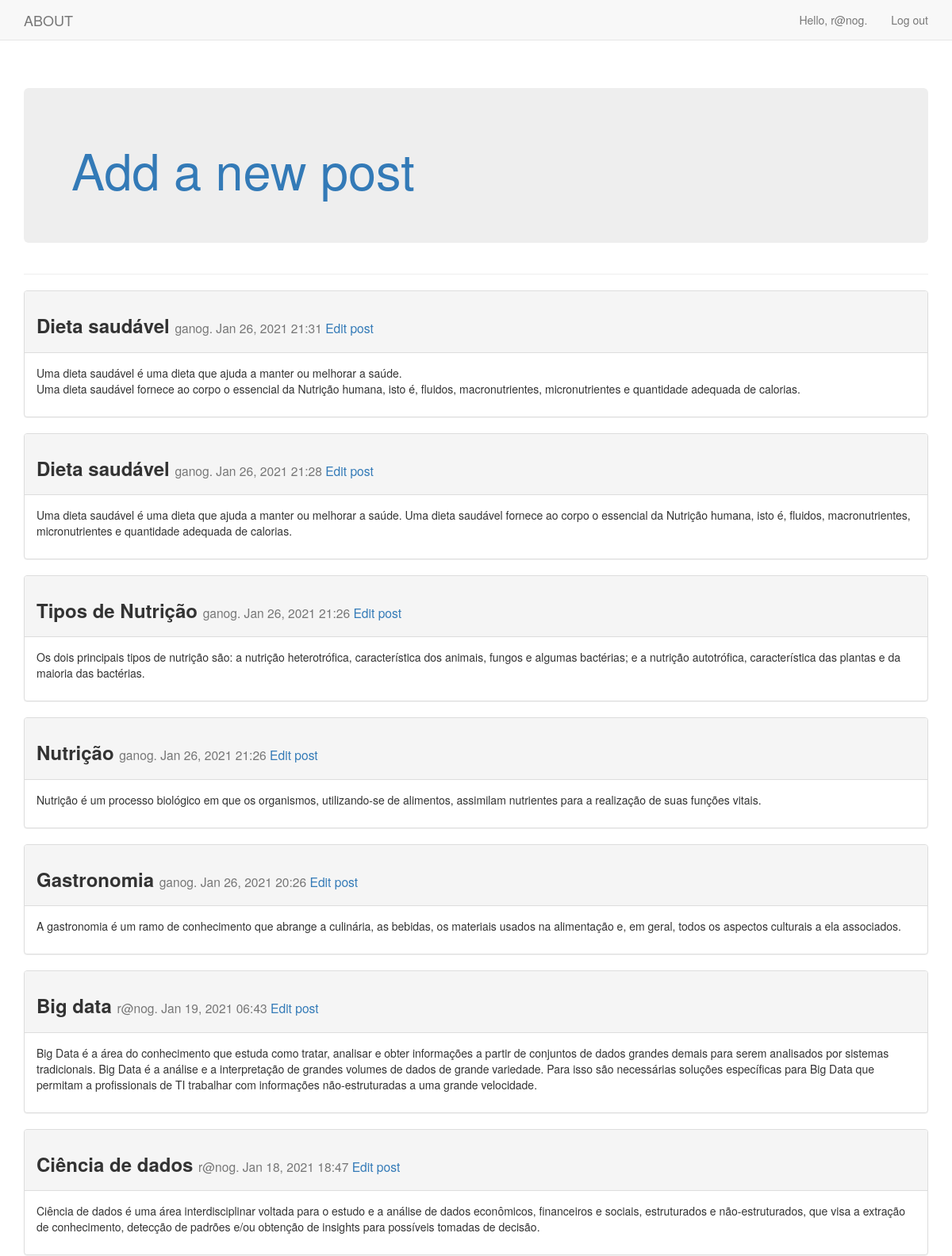
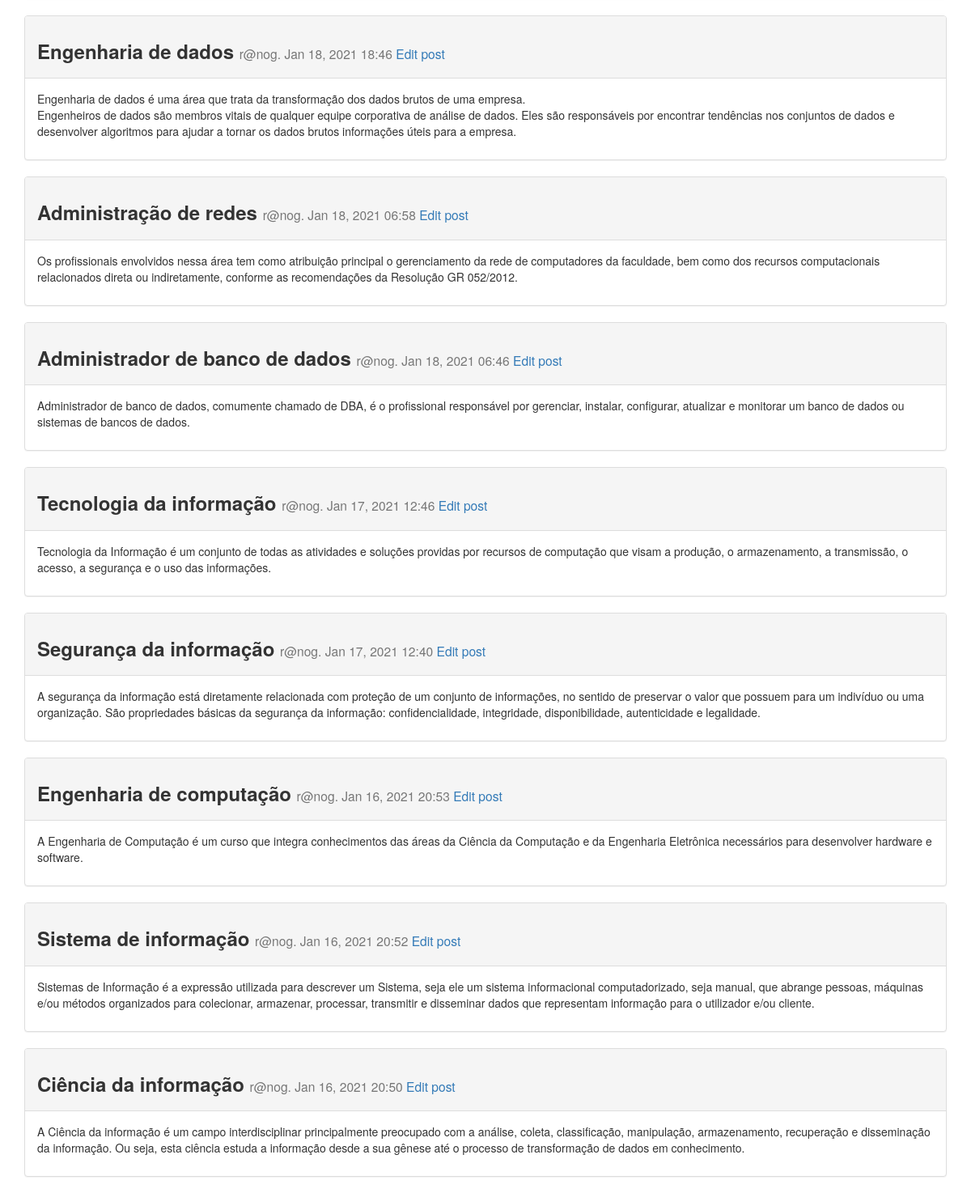
The app's page / (signed in) with its own data (2 pictures, top to bottom).
### blogs/models.py (models this page shows)
class BlogPost(models.Model):
    title = models.CharField(max_length=200)
    text = models.TextField()
    date_added = models.DateTimeField(auto_now_add=True)
    owner = models.ForeignKey(User, on_delete=models.CASCADE)
    def __str__(self):
        if len(self.title) > 50:
            return self.title[:50] + "..."
        return self.title

### blogs/views.py (the view)
# urls.py: path('', views.index, name='index'),
def index(request):
    posts = BlogPost.objects.order_by('-date_added')
    context = {'posts': posts}
    return render(request, 'blogs/index.html', context)

### blogs/templates/blogs/index.html
{% extends "blogs/base.html" %}
{% block header %}
  <div class='jumbotron'><h1><a href="{% url 'new_post' %}">Add a new post</a></h1></div>
{% endblock header%}
{% block content %}
  {% for post in posts %}
    <div class="panel panel-default">
      <div class="panel-heading">
        <h3><b>{{ post }}</b>
          <small>
            {{ post.owner }}. {{ post.date_added|date:'M d, Y H:i'}}
            <a href="{% url 'edit_post' post.id %}">Edit post</a>
          </small>
        </h3>
      </div>
      <div class="panel-body">
        {{ post.text|linebreaks }}
      </div>
    </div>
    {% empty %}
      No posts have been added yet.
  {% endfor %}
{% endblock content %}

### blogs/templates/blogs/base.html (shortened to what this page needs)
{% load bootstrap3 %}
<!DOCTYPE html>
<html lang="en">
  <head>
    {% bootstrap_css %}
  </head>
  <body>
    <nav class="navbar navbar-default navbar-static-top">
      <div class="container">
        <div class="navbar-header">
          <a class="navbar-brand" href="{% url 'index' %}">ABOUT</a>
        </div>
        <div id="navbar" class="navbar-collapse collapse">
          <ul class="nav navbar-nav navbar-right">
            {% if user.is_authenticated %}
              <li><a>Hello, {{ user.username }}.</a></li>
              <li><a href="{% url 'logout' %}">Log out</a></li>
            {% else %}
              <li><a href="{% url 'register' %}">Register</a></li>
              <li><a href="{% url 'login' %}">Log in</a></li>
            {% endif %}
          </ul>
        </div>
      </div>
    </nav>
    <div class="container">
      <div class="page-header">
        {% block header %}
        {% endblock header %}
      </div>
    <div>
      {%  block content%}
      {% endblock content %}
    </div>
  </body>
</html>

### records on screen
BlogPost: title "Dieta saudável", owner "ganog", date_added "Jan 26, 2021 21:31", text "Uma dieta saudável é uma dieta que ajuda a manter ou melhorar a saúde. Uma dieta saudável fornece ao corpo o essencial da Nutrição humana, isto é, fluidos, macronutrientes, micronutrientes e quantidade adequada de calorias."
BlogPost: title "Dieta saudável", owner "ganog", date_added "Jan 26, 2021 21:28", text "Uma dieta saudável é uma dieta que ajuda a manter ou melhorar a saúde. Uma dieta saudável fornece ao corpo o essencial da Nutrição humana, isto é, fluidos, macronutrientes, micronutrientes e quantidade adequada de calorias."
BlogPost: title "Tipos de Nutrição", owner "ganog", date_added "Jan 26, 2021 21:26", text "Os dois principais tipos de nutrição são: a nutrição heterotrófica, característica dos animais, fungos e algumas bactérias; e a nutrição autotrófica, característica das plantas e da maioria das bactérias."
BlogPost: title "Nutrição", owner "ganog", date_added "Jan 26, 2021 21:26", text "Nutrição é um processo biológico em que os organismos, utilizando-se de alimentos, assimilam nutrientes para a realização de suas funções vitais."
BlogPost: title "Gastronomia", owner "ganog", date_added "Jan 26, 2021 20:26", text "A gastronomia é um ramo de conhecimento que abrange a culinária, as bebidas, os materiais usados na alimentação e, em geral, todos os aspectos culturais a ela associados."
BlogPost: title "Big data", owner "r@nog", date_added "Jan 19, 2021 06:43", text "Big Data é a área do conhecimento que estuda como tratar, analisar e obter informações a partir de conjuntos de dados grandes demais para serem analisados por sistemas tradicionais. Big Data é a análise e a interpretação de grandes volumes de dados de grande variedade. Para isso são necessárias soluções específicas para Big Data que permitam a profissionais de TI trabalhar com informações não-estruturadas a uma grande velocidade."
BlogPost: title "Ciência de dados", owner "r@nog", date_added "Jan 18, 2021 18:47", text "Ciência de dados é uma área interdisciplinar voltada para o estudo e a análise de dados econômicos, financeiros e sociais, estruturados e não-estruturados, que visa a extração de conhecimento, detecção de padrões e/ou obtenção de insights para possíveis tomadas de decisão."
BlogPost: title "Engenharia de dados", owner "r@nog", date_added "Jan 18, 2021 18:46", text "Engenharia de dados é uma área que trata da transformação dos dados brutos de uma empresa. Engenheiros de dados são membros vitais de qualquer equipe corporativa de análise de dados. Eles são responsáveis ​​por encontrar tendências nos conjuntos de dados e desenvolver algoritmos para ajudar a tornar os dados brutos informações úteis para a empresa."
BlogPost: title "Administração de redes", owner "r@nog", date_added "Jan 18, 2021 06:58", text "Os profissionais envolvidos nessa área tem como atribuição principal o gerenciamento da rede de computadores da faculdade, bem como dos recursos computacionais relacionados direta ou indiretamente, conforme as recomendações da Resolução GR 052/2012."
BlogPost: title "Administrador de banco de dados", owner "r@nog", date_added "Jan 18, 2021 06:46", text "Administrador de banco de dados, comumente chamado de DBA, é o profissional responsável por gerenciar, instalar, configurar, atualizar e monitorar um banco de dados ou sistemas de bancos de dados."
BlogPost: title "Tecnologia da informação", owner "r@nog", date_added "Jan 17, 2021 12:46", text "Tecnologia da Informação é um conjunto de todas as atividades e soluções providas por recursos de computação que visam a produção, o armazenamento, a transmissão, o acesso, a segurança e o uso das informações."
BlogPost: title "Segurança da informação", owner "r@nog", date_added "Jan 17, 2021 12:40", text "A segurança da informação está diretamente relacionada com proteção de um conjunto de informações, no sentido de preservar o valor que possuem para um indivíduo ou uma organização. São propriedades básicas da segurança da informação: confidencialidade, integridade, disponibilidade, autenticidade e legalidade."
BlogPost: title "Engenharia de computação", owner "r@nog", date_added "Jan 16, 2021 20:53", text "A Engenharia de Computação é um curso que integra conhecimentos das áreas da Ciência da Computação e da Engenharia Eletrônica necessários para desenvolver hardware e software."
BlogPost: title "Sistema de informação", owner "r@nog", date_added "Jan 16, 2021 20:52", text "Sistemas de Informação é a expressão utilizada para descrever um Sistema, seja ele um sistema informacional computadorizado, seja manual, que abrange pessoas, máquinas e/ou métodos organizados para colecionar, armazenar, processar, transmitir e disseminar dados que representam informação para o utilizador e/ou cliente."
BlogPost: title "Ciência da informação", owner "r@nog", date_added "Jan 16, 2021 20:50", text "A Ciência da informação é um campo interdisciplinar principalmente preocupado com a análise, coleta, classificação, manipulação, armazenamento, recuperação e disseminação da informação. Ou seja, esta ciência estuda a informação desde a sua gênese até o processo de transformação de dados em conhecimento."

### other values on screen
{{ user.username }} "r@nog"
